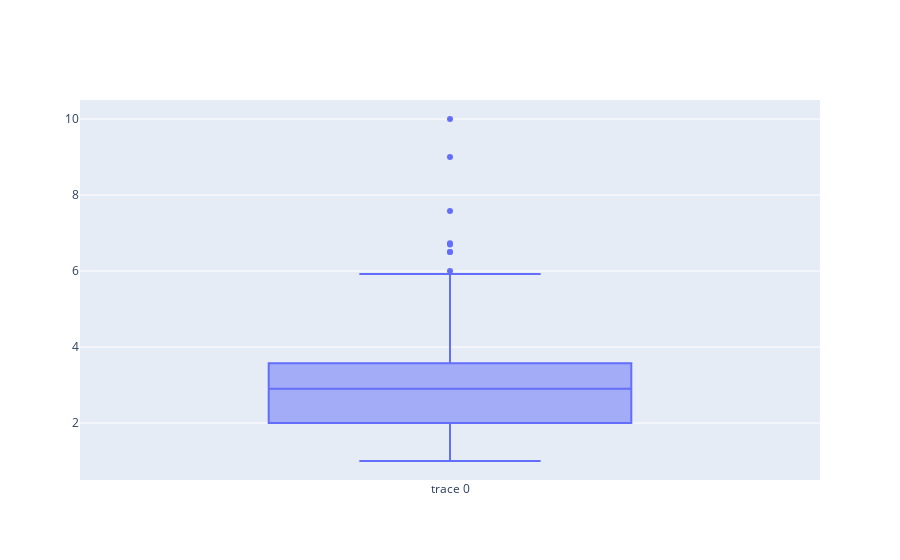

Here is the notebook cell this chart was saved with:
### Code cell
plot = go.Figure()
plot.add_trace(go.Box(y = tips['tip']))
plot.show()

### Figure 1 — Plotly figure (JSON) as saved in the notebook; plotly's stock layout.template omitted (floating-point values rounded to 4 significant figures; data arrays with more than 128 entries replaced by an {"elided": "..."} marker saying what was removed)
{"data": [{"type": "box", "y": {"elided": "244 float values"}}], "layout": {}}
